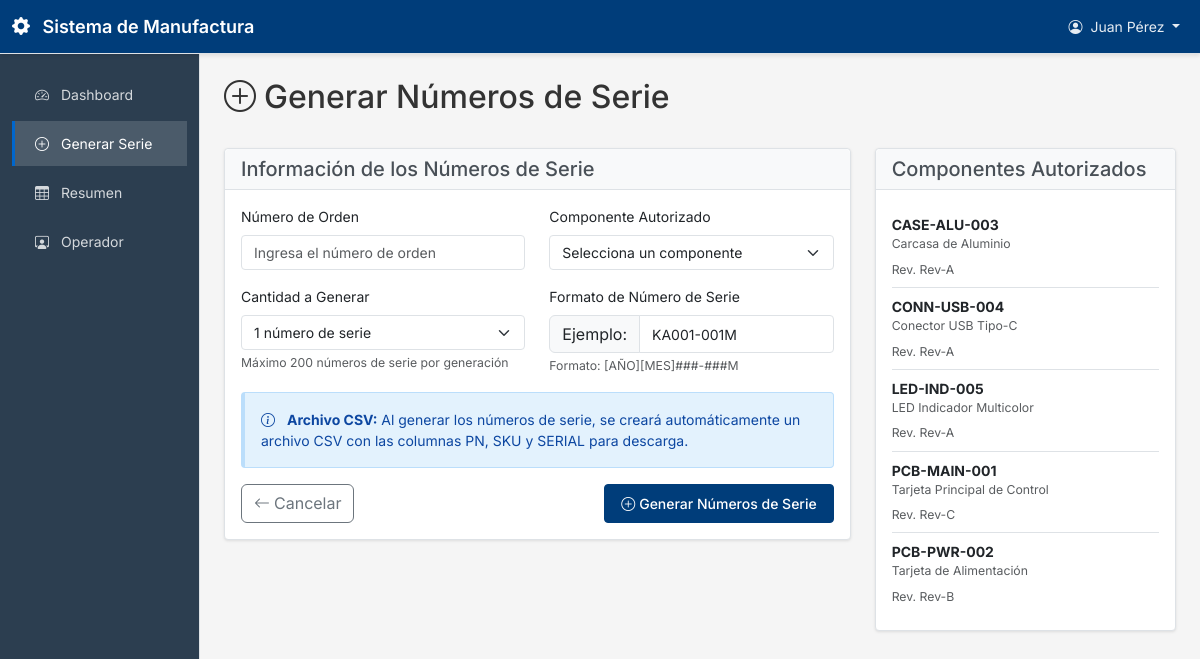
Screenshot of /serials/generate/ (signed in) with the database file from the repository.
### serials/models.py (models this page shows)
class AuthorizedPart(models.Model):
    part_number = models.CharField(
        max_length=50,
        unique=True,
        help_text="Número de parte autorizado"
    )
    sku = models.CharField(
        max_length=50,
        help_text="SKU del componente para exportación CSV"
    )
    description = models.TextField(help_text="Descripción del componente")
    revision = models.CharField(
        max_length=10,
        default="A",
        help_text="Revisión actual del componente"
    )
    is_active = models.BooleanField(
        default=True,
        help_text="Indica si el componente está activo para uso"
    )
    created_at = models.DateTimeField(auto_now_add=True)
    updated_at = models.DateTimeField(auto_now=True)
    class Meta:
        verbose_name = "Componente Autorizado"
        verbose_name_plural = "Componentes Autorizados"
        ordering = ['part_number']
    def __str__(self):
        return f"{self.part_number} - {self.description}"

### serials/views.py (the view)
# urls.py: path('generate/', views.generate_serial, name='generate_serial'),
@login_required
def generate_serial(request):
    if request.method == 'POST':
        form = SerialGenerationForm(request.POST)
        if form.is_valid():
            try:
                quantity = form.cleaned_data['quantity']
                order_number = form.cleaned_data['order_number']
                authorized_part = form.cleaned_data['authorized_part']
                generated_serials = []
                for i in range(quantity):
                    serial = SerialNumberGenerator.generate_serial_number(
                        order_number=order_number,
                        part_number=authorized_part.part_number,
                        created_by=request.user
                    )
                    generated_serials.append(serial)
                request.session['generated_serials'] = [
                    {
                        'serial_number': serial.serial_number,
                        'part_number': serial.authorized_part.part_number,
                        'sku': serial.authorized_part.sku,
                        'order_number': serial.order_number
                    }
                    for serial in generated_serials
                ]
                messages.success(
                    request,
                    f'{quantity} número{"s" if quantity > 1 else ""} de serie generado{"s" if quantity > 1 else ""} exitosamente para la orden {order_number}'
                )
                return redirect('serials:download_csv')
            except Exception as e:
                messages.error(request, f'Error al generar números de serie: {str(e)}')
    else:
        form = SerialGenerationForm()
    authorized_parts = AuthorizedPart.objects.filter(is_active=True).order_by('part_number')
    context = {
        'form': form,
        'authorized_parts': authorized_parts
    }
    return render(request, 'serials/generate_serial.html', context)

### serials/forms.py
class SerialGenerationForm(forms.Form):
    order_number = forms.CharField(
        max_length=50,
        widget=forms.TextInput(attrs={
            'class': 'form-control',
            'placeholder': 'Ingresa el número de orden'
        }),
        label='Número de Orden'
    )
    authorized_part = forms.ModelChoiceField(
        queryset=AuthorizedPart.objects.filter(is_active=True),
        widget=forms.Select(attrs={
            'class': 'form-select'
        }),
        label='Componente Autorizado',
        empty_label='Selecciona un componente'
    )
    quantity = forms.IntegerField(
        min_value=1,
        max_value=200,
        initial=1,
        widget=forms.Select(
            choices=[(i, f'{i} número{"s" if i > 1 else ""} de serie') for i in range(1, 201)],
            attrs={'class': 'form-select'}
        ),
        label='Cantidad a Generar'
    )

### templates/serials/generate_serial.html (shortened to what this page needs)
{% extends 'base.html' %}
{% block content %}
<div class="d-flex justify-content-between align-items-center mb-4">
    <h2><i class="bi bi-plus-circle me-2"></i>Generar Números de Serie</h2>
</div>
<div class="row">
    <div class="col-md-8">
        <div class="card">
            <div class="card-header">
                <h5 class="mb-0">Información de los Números de Serie</h5>
            </div>
            <div class="card-body">
                <form method="post" id="serialForm">
                    <div class="row">
                        <div class="col-md-6">
                            <div class="mb-3">
                                <label for="{{ form.order_number.id_for_label }}" class="form-label">Número de Orden</label>
                                {{ form.order_number }}
                            </div>
                        </div>
                        <div class="col-md-6">
                            <div class="mb-3">
                                <label for="{{ form.authorized_part.id_for_label }}" class="form-label">Componente Autorizado</label>
                                {{ form.authorized_part }}
                            </div>
                        </div>
                    </div>
                    <div class="row">
                        <div class="col-md-6">
                            <div class="mb-3">
                                <label for="{{ form.quantity.id_for_label }}" class="form-label">Cantidad a Generar</label>
                                {{ form.quantity }}
                                <div class="form-text">Máximo 200 números de serie por generación</div>
                            </div>
                        </div>
                        <div class="col-md-6">
                            <div class="mb-3">
                                <label class="form-label">Formato de Número de Serie</label>
                                <div class="input-group">
                                    <span class="input-group-text">Ejemplo:</span>
                                    <input type="text" class="form-control" id="preview-serial" readonly value="KA001-001M">
                                </div>
                                <div class="form-text">Formato: [AÑO][MES]###-###M</div>
                            </div>
                        </div>
                    </div>
                    <div class="row">
                        <div class="col-12">
                            <div class="alert alert-info">
                                <i class="bi bi-info-circle me-2"></i>
                                <strong>Archivo CSV:</strong> Al generar los números de serie, se creará automáticamente un archivo CSV con las columnas PN, SKU y SERIAL para descarga.
                            </div>
                        </div>
                    </div>
                    <div class="d-flex justify-content-between">
                        <a href="{% url 'analytics:dashboard' %}" class="btn btn-outline-secondary">
                            <i class="bi bi-arrow-left me-1"></i>Cancelar
                        </a>
                        <button type="submit" class="btn btn-primary">
                            <i class="bi bi-plus-circle me-1"></i>Generar Números de Serie
                        </button>
                    </div>
                </form>
            </div>
        </div>
    </div>
    <div class="col-md-4">
        <div class="card">
            <div class="card-header">
                <h5 class="mb-0">Componentes Autorizados</h5>
            </div>
            <div class="card-body">
                <div class="list-group list-group-flush">
                    {% for part in authorized_parts %}
                    <div class="list-group-item px-0">
                        <div class="d-flex justify-content-between align-items-start">
                            <div>
                                <strong>{{ part.part_number }}</strong>
                                <p class="mb-1 small text-muted">{{ part.description|truncatechars:40 }}</p>
                                <small class="text-muted">Rev. {{ part.revision }}</small>
                            </div>
                        </div>
                    </div>
                    {% endfor %}
                </div>
            </div>
        </div>
    </div>
</div>
{% endblock %}

### templates/base.html (shortened to what this page needs)
<!DOCTYPE html>
<html lang="es">
<head>
    <link href="https://cdn.jsdelivr.net/npm/bootstrap@5.3.0/dist/css/bootstrap.min.css" rel="stylesheet">
    <link rel="stylesheet" href="https://cdn.jsdelivr.net/npm/bootstrap-icons@1.10.0/font/bootstrap-icons.css">
</head>
<body>
    <nav class="navbar navbar-expand-lg">
        <div class="container-fluid">
            <a class="navbar-brand" href="{% url 'analytics:dashboard' %}">
                <i class="bi bi-gear-fill me-2"></i>
                Sistema de Manufactura
            </a>
            <div class="collapse navbar-collapse" id="navbarNav">
                <ul class="navbar-nav ms-auto">
                    <li class="nav-item dropdown">
                        <a class="nav-link dropdown-toggle" href="#" id="navbarDropdown" role="button" data-bs-toggle="dropdown">
                            <i class="bi bi-person-circle me-1"></i>
                            {{ user.get_full_name|default:user.username }}
                        </a>
                    </li>
                </ul>
            </div>
        </div>
    </nav>
    <div class="container-fluid">
        <div class="row">
            <nav class="col-md-3 col-lg-2 d-md-block sidebar collapse">
                <div class="position-sticky pt-3">
                    <ul class="nav flex-column">
                        <li class="nav-item">
                            <a class="nav-link {% if request.resolver_match.url_name == 'dashboard' %}active{% endif %}" href="{% url 'analytics:dashboard' %}">
                                <i class="bi bi-speedometer2 me-2"></i>
                                Dashboard
                            </a>
                        </li>
                        <li class="nav-item">
                            <a class="nav-link {% if request.resolver_match.url_name == 'generate_serial' %}active{% endif %}" href="{% url 'serials:generate_serial' %}">
                                <i class="bi bi-plus-circle me-2"></i>
                                Generar Serie
                            </a>
                        </li>
                        <li class="nav-item">
                            <a class="nav-link {% if request.resolver_match.url_name == 'summary' %}active{% endif %}" href="{% url 'operations:summary' %}">
                                <i class="bi bi-table me-2"></i>
                                Resumen
                            </a>
                        </li>
                        {% if user.userprofile.role == 'OPERATOR' or user.userprofile.role == 'SUPERVISOR' or user.userprofile.role == 'ADMIN' %}
                        <li class="nav-item">
                            <a class="nav-link {% if request.resolver_match.url_name == 'operator_dashboard' %}active{% endif %}" href="{% url 'operators:operator_dashboard' %}">
                                <i class="bi bi-person-workspace me-2"></i>
                                Operador
                            </a>
                        </li>
                        {% endif %}
                    </ul>
                </div>
            </nav>
            <main class="col-md-9 ms-sm-auto col-lg-10 px-md-4 main-content">
                {% block content %}{% endblock %}
            </main>
        </div>
    </div>
</body>
</html>

### templates/base.html (style rules this page uses)
:root { --primary-color: #003d7a; --secondary-color: #6c757d; --accent-color: #0066cc; --success-color: #28a745; --warning-color: #ffc107; --danger-color: #dc3545; --light-gray: #f8f9fa; --medium-gray: #e9ecef; --dark-gray: #495057; --border-color: #dee2e6; }
body { background-color: #f5f5f5; font-family: 'Inter', -apple-system, BlinkMacSystemFont, 'Segoe UI', Roboto, sans-serif; font-size: 14px; color: #333; }
.navbar { background-color: var(--primary-color) !important; border-bottom: 1px solid var(--border-color); box-shadow: 0 2px 4px rgba(0,0,0,0.1); }
.navbar-brand { font-weight: 600; color: white !important; font-size: 18px; }
.navbar .nav-link, .navbar .dropdown-toggle { color: rgba(255,255,255,0.9) !important; }
.sidebar { min-height: calc(100vh - 56px); background-color: #2c3e50; border-right: 1px solid var(--border-color); box-shadow: none; }
.sidebar .nav-link { color: rgba(255,255,255,0.8); padding: 12px 20px; margin: 2px 0; border-radius: 0; transition: all 0.2s ease; border-left: 3px solid transparent; }
.sidebar .nav-link.active { color: white; background-color: rgba(255,255,255,0.15); border-left-color: var(--accent-color); }
.main-content { padding: 24px; background-color: #f5f5f5; }
.card { border: 1px solid var(--border-color); border-radius: 4px; box-shadow: 0 1px 3px rgba(0,0,0,0.1); transition: box-shadow 0.2s ease; background-color: white; }
.card-header { background-color: var(--light-gray); border-bottom: 1px solid var(--border-color); font-weight: 600; color: var(--dark-gray); }
.btn-primary { background-color: var(--primary-color); border-color: var(--primary-color); border-radius: 4px; padding: 8px 16px; font-weight: 500; font-size: 14px; }
.alert { border: 1px solid; border-radius: 4px; border-left-width: 4px; }
.alert-info { border-left-color: var(--accent-color); background-color: #e3f2fd; border-color: #bbdefb; color: #0d47a1; }
.form-control, .form-select { border-radius: 4px; border: 1px solid var(--border-color); font-size: 14px; }

### rows the page displays
AuthorizedPart: part_number "CASE-ALU-003", description "Carcasa de Aluminio", revision "Rev-A"
AuthorizedPart: part_number "CONN-USB-004", description "Conector USB Tipo-C", revision "Rev-A"
AuthorizedPart: part_number "LED-IND-005", description "LED Indicador Multicolor", revision "Rev-A"
AuthorizedPart: part_number "PCB-MAIN-001", description "Tarjeta Principal de Control", revision "Rev-C"
AuthorizedPart: part_number "PCB-PWR-002", description "Tarjeta de Alimentación", revision "Rev-B"

### other values shown
{{ user.get_full_name|default:user.username }} "Juan Pérez"
